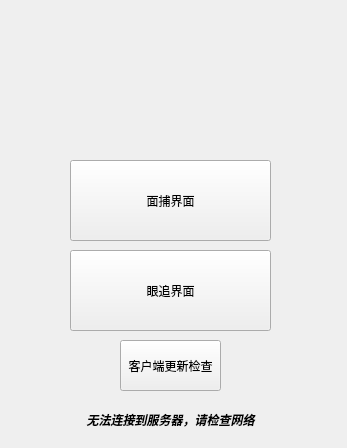
<?xml version="1.0" encoding="UTF-8"?>
<ui version="4.0">
 <class>PaperTrackerMainWindow</class>
 <widget class="QWidget" name="PaperTrackerMainWindow">
  <property name="geometry">
   <rect>
    <x>0</x>
    <y>0</y>
    <width>347</width>
    <height>448</height>
   </rect>
  </property>
  <property name="windowTitle">
   <string>PaperTrackerMainWindow</string>
  </property>
  <widget class="QPushButton" name="FaceTrackerButton">
   <property name="geometry">
    <rect>
     <x>70</x>
     <y>160</y>
     <width>201</width>
     <height>81</height>
    </rect>
   </property>
   <property name="text">
    <string>面捕界面</string>
   </property>
  </widget>
  <widget class="QPushButton" name="EyeTrackerButton">
   <property name="geometry">
    <rect>
     <x>70</x>
     <y>250</y>
     <width>201</width>
     <height>81</height>
    </rect>
   </property>
   <property name="text">
    <string>眼追界面</string>
   </property>
  </widget>
  <widget class="QLabel" name="LOGOLabel">
   <property name="geometry">
    <rect>
     <x>0</x>
     <y>10</y>
     <width>341</width>
     <height>131</height>
    </rect>
   </property>
   <property name="text">
    <string/>
   </property>
  </widget>
  <widget class="QPushButton" name="ClientUpdateButton">
   <property name="geometry">
    <rect>
     <x>120</x>
     <y>340</y>
     <width>101</width>
     <height>51</height>
    </rect>
   </property>
   <property name="text">
    <string>客户端更新检查</string>
   </property>
  </widget>
  <widget class="QLabel" name="ClientStatusLabel">
   <property name="geometry">
    <rect>
     <x>70</x>
     <y>410</y>
     <width>201</width>
     <height>20</height>
    </rect>
   </property>
   <property name="font">
    <font>
     <italic>true</italic>
     <bold>true</bold>
    </font>
   </property>
   <property name="text">
    <string>无法连接到服务器，请检查网络</string>
   </property>
   <property name="alignment">
    <set>Qt::AlignmentFlag::AlignCenter</set>
   </property>
  </widget>
 </widget>
 <resources/>
 <connections/>
</ui>
